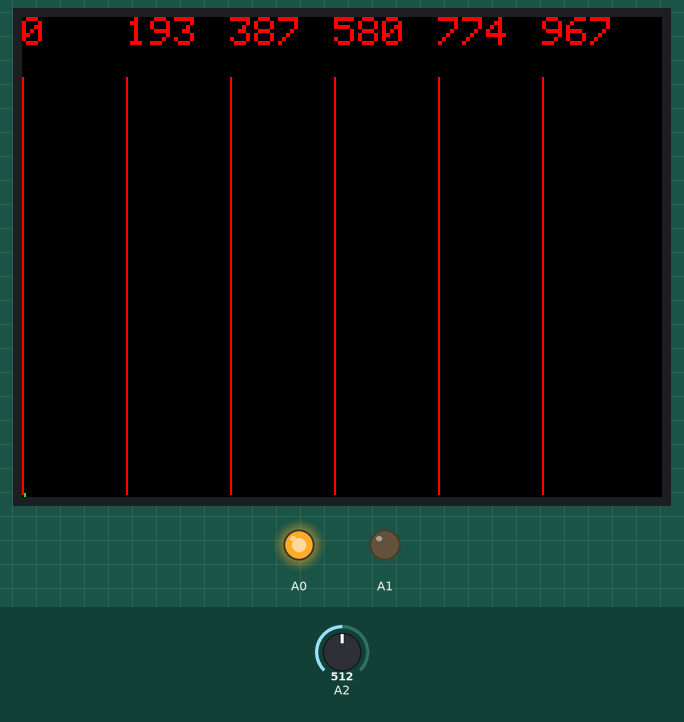
Simulated run of this sketch. Board: Arduino Uno, built with avr-gcc and run on an emulated ATmega328P. Shown: 320×240 colour display, output pins drawn as LEDs (lit = HIGH). The test bench sets the inputs (shaded band); at power-on: A2 = 512. What the sketch prints to the serial monitor is not drawn.

Above: at 3.4 s.
3.5 s: A2 set to 306
At 3.77 s:
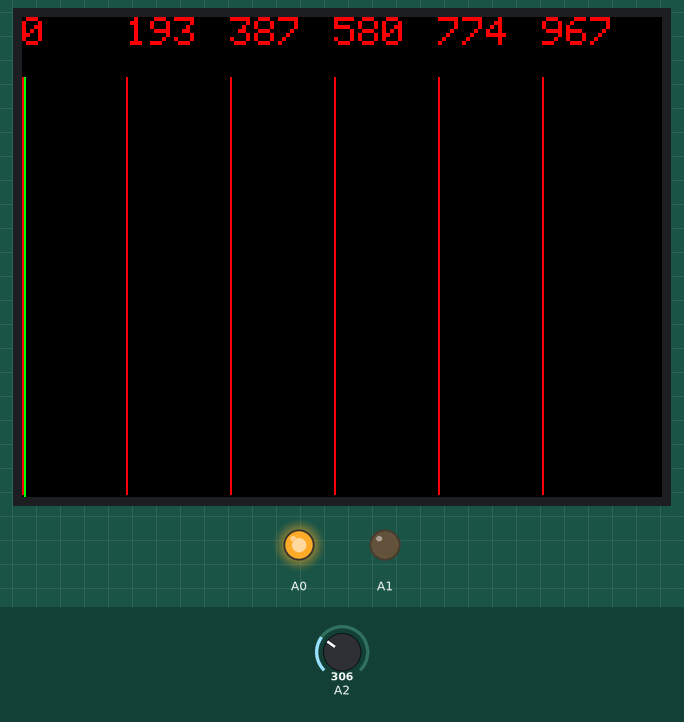
Timing chart, 0 to 6.5 s (numbered marks = the images above; inputs shaded):
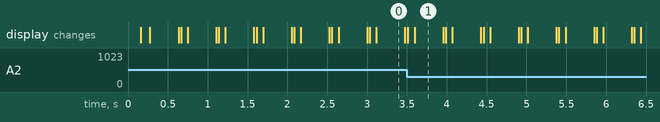

The sketch:

mic_tft.ino
```cpp
#include "Adafruit_ZeroFFT.h"

#include <SPI.h>
#include <Adafruit_GFX.h>
#include <Adafruit_ILI9341.h>

#define STMPE_CS 6
#define TFT_CS   9
#define TFT_DC   10
#define SD_CS    5

//set this to 0 to disable autoranging and scale to FFT_MAX
#define AUTOSCALE 1

#if AUTOSCALE == 0
#define FFT_MAX 512
#endif

/*set this to a power of 2.
 * Lower = faster, lower resolution
 * Higher = slower, higher resolution
  */
#define DATA_SIZE 256

//the sample rate.
#define FS 2360

#define NUM_REFERENCE_LINES 6

#define GRAPH_OFFSET 30

#define GRAPH_WIDTH (tft.width() - 3)
#define GRAPH_HEIGHT (tft.height() - GRAPH_OFFSET)

#define GRAPH_MIN (tft.height() - 2)
#define GRAPH_MAX (tft.height() - GRAPH_HEIGHT)
static float xScale;

Adafruit_ILI9341 tft = Adafruit_ILI9341(TFT_CS, TFT_DC);

int16_t data[DATA_SIZE];

// the setup routine runs once when you press reset:
void setup() {
  Serial.begin(115200);
  delay(10);
  //while(!Serial);
  Serial.println("FFT with TFT featherwing!");

  pinMode(A0, OUTPUT);
  digitalWrite(A0, HIGH);
  pinMode(A1, OUTPUT);
  digitalWrite(A1, LOW);

  tft.begin();
  tft.setRotation(1);
}

void drawReference(){
  //draw some reference lines
  uint16_t refStep = DATA_SIZE / 2 / NUM_REFERENCE_LINES;
  tft.setTextSize(2);
  tft.setTextColor(ILI9341_RED);
  for(int i=0; i<DATA_SIZE/2 - refStep; i+=refStep){
    uint16_t fc = FFT_BIN(i, FS, DATA_SIZE);
    uint16_t xpos = map(i, 0, DATA_SIZE/2, 0, GRAPH_WIDTH);
    tft.setCursor(xpos, 0);
    tft.drawLine(xpos, GRAPH_MIN, xpos, GRAPH_MAX, ILI9341_RED);

    tft.print(fc);
  }
}

void loop() {
  int32_t avg = 0;
  for(int i=0; i<DATA_SIZE; i++){
    int16_t val = analogRead(A2);
    avg += val;
    data[i] = val;
  }

  //remove DC offset and gain up to 16 bits
  avg = avg/DATA_SIZE;
  for(int i=0; i<DATA_SIZE; i++) data[i] = (data[i] - avg) * 64;

  //run the FFT
  ZeroFFT(data, DATA_SIZE);

#if AUTOSCALE
  //get the maximum value
  float maxVal = 0;
  //data is only meaningful up to sample rate/2, discard the other half
  for(int i=0; i<DATA_SIZE/2; i++) if(data[i] > maxVal) maxVal = data[i];

  //normalize to the maximum returned value
  for(int i=0; i<DATA_SIZE/2; i++)
    data[i] =(float)data[i] / maxVal * GRAPH_HEIGHT;
#endif

  tft.fillScreen(ILI9341_BLACK);
  drawReference();

  //draw all points
  int16_t lasty, thisy;
  thisy = GRAPH_MIN;
  for(int i=1; i<GRAPH_WIDTH; i++){
    uint16_t ix = map(i, 0, GRAPH_WIDTH, 0, DATA_SIZE/2);

#if AUTOSCALE
    thisy = constrain(map(data[ix], 0, GRAPH_HEIGHT, GRAPH_MIN, GRAPH_MAX), GRAPH_OFFSET, GRAPH_MIN);
#else
    thisy = constrain(map(data[ix], 0, FFT_MAX, GRAPH_MIN, GRAPH_MAX), GRAPH_OFFSET, GRAPH_MIN);
#endif

    tft.drawLine(i - 1, lasty, i, thisy, ILI9341_GREEN);
    lasty = thisy;
  }
}
```

Source omitted: fftwindows.c (60199 bytes)
